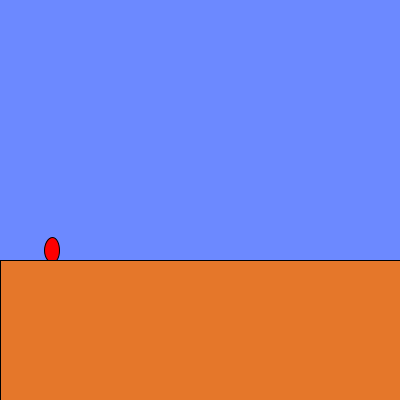
Frame 1 (no input)
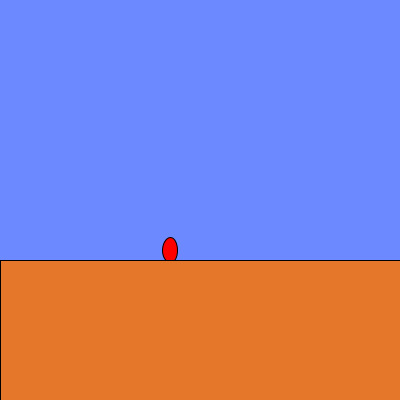
Frame 60 (the mouse pressed at the canvas centre just before this capture)
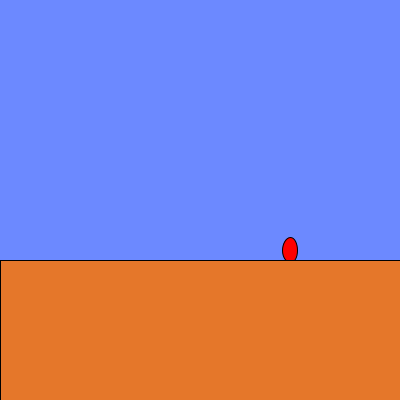
Frame 120 (the mouse held since frame 60 and released just before this capture)

The Processing sketch that drew these frames (run headless with seeded random() and noise(); from frame 60 on, the mouse is pressed at the canvas centre):

// Processing sketch: week08_4
// ── week08_4.pde
void setup(){
  size(400,400);
}
float marioX=50,marioY=250,vx=2,vy=-20;
void draw(){
  background(108,137,255);
  marioX += vx;
  if(flying){
    marioY += vy;
    vy += 0.98;
    if(marioY >= 250){
      marioY = 250;
      flying = false;
    }
  }
  fill(255,0,0);    ellipse(marioX,marioY,15,25);
  fill(229,119,42); rect(0,260,400,150);
}
boolean flying = false;
void keyPressed(){
  if(keyCode==RIGHT)  vx=2;
  if(keyCode==LEFT)  vx=-2;
  if(keyCode==UP){
    vy = -20;
    flying = true;
  }
}
void keyReleased(){
  if(keyCode==LEFT || keyCode==RIGHT)vx = 0;
}
